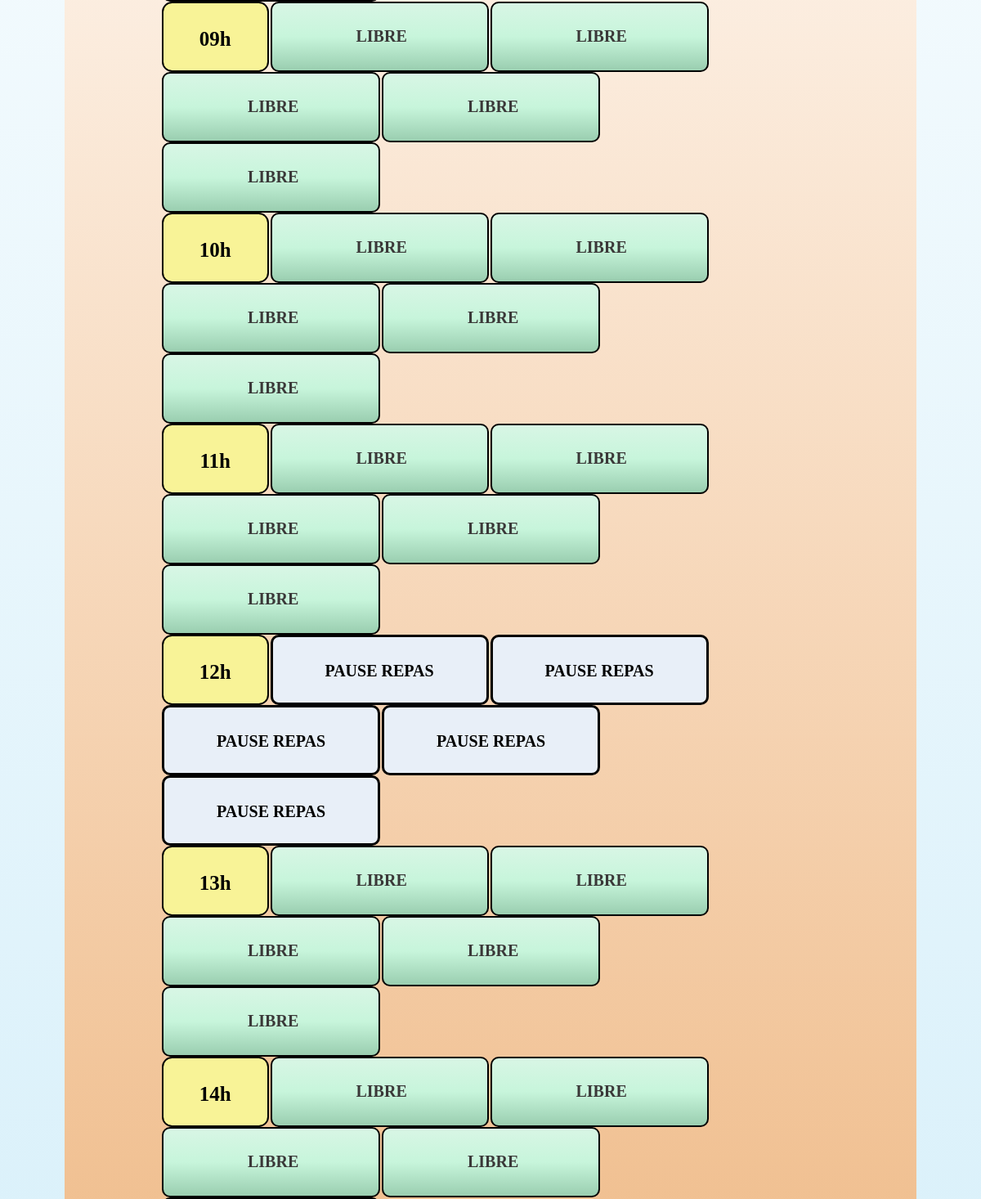
Before: /planning.php (middle part) with the older database file.
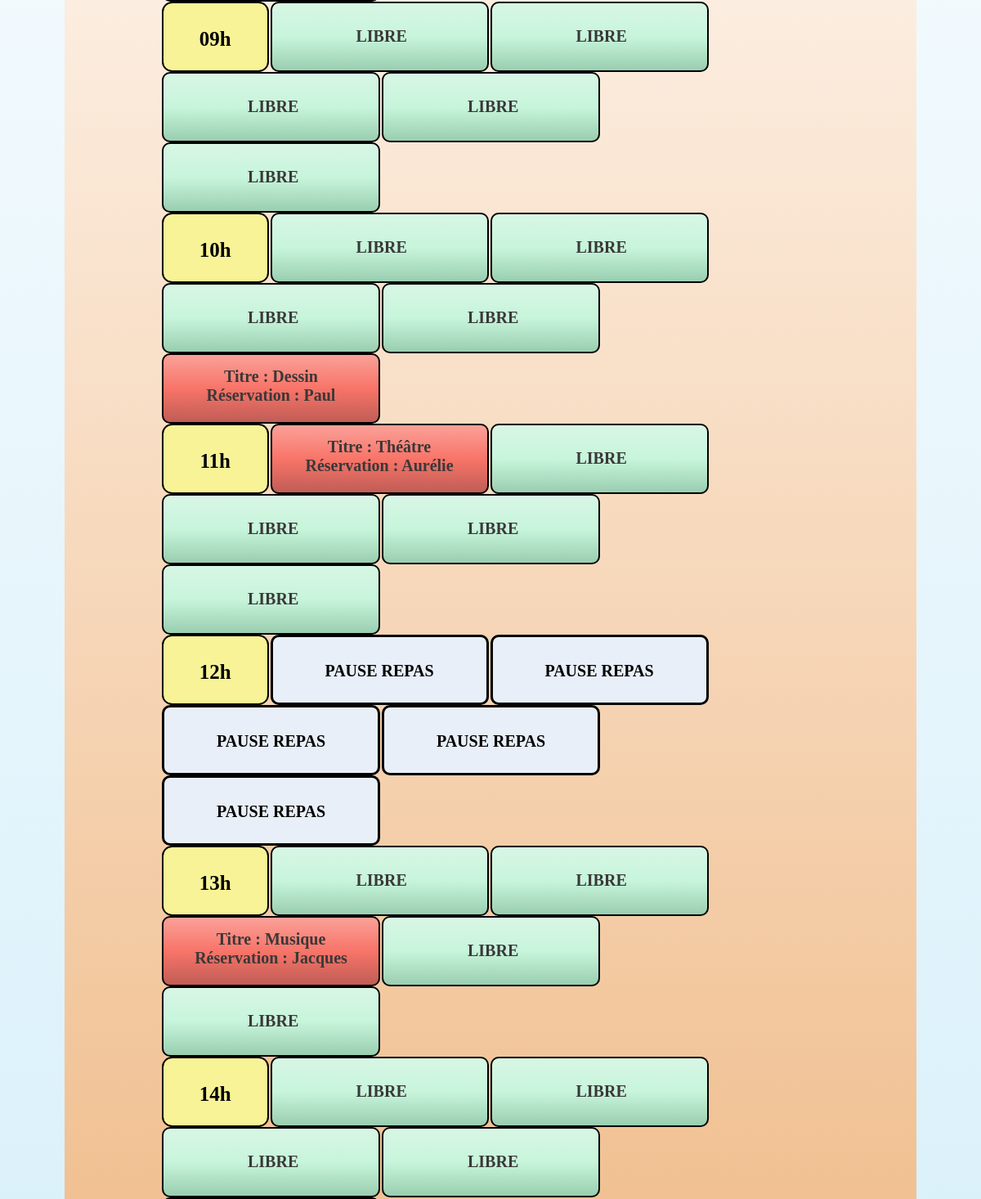
After: the same page with the newer database file.
### tables this page shows
CREATE TABLE IF NOT EXISTS `reservations` (
  `id` int(11) NOT NULL AUTO_INCREMENT,
  `titre` varchar(255) NOT NULL,
  `description` text NOT NULL,
  `debut` datetime NOT NULL,
  `fin` datetime NOT NULL,
  `id_utilisateur` int(11) NOT NULL,
  PRIMARY KEY (`id`)
);

### planning.php (the view, shortened to what this page needs)
<html>
<head>
    <link rel="stylesheet" href="planning.css">
</head>
<?php
function planning()
{
            $tabdate=array('l','Mon','Tue','Wed','Thu','Fri');
            $tabheure=array('08','09',10,11,12,13,14,15,16,17,18);
            $h=0;
            $j=0;
            while($j<count($tabheure))
            {
                   echo" <tr>";
                    foreach($tabdate as $jour)
                    {
                        $aaa=$jour.$tabheure[$h];
                            $connexion = mysqli_connect("localhost","root","","reservationsalles");
                            $requete="SELECT id,titre,description,debut FROM reservations";
                            $query=mysqli_query($connexion,$requete);
                            $resultat=mysqli_fetch_all($query);
                            $k=0;
                            $l=$jour;
                            while($k<count($resultat))
                            {
                                $jour = $resultat[$k][3][8].$resultat[$k][3][9];
                                $annee = $resultat[$k][3][0].$resultat[$k][3][1].$resultat[$k][3][2].$resultat[$k][3][3];
                                $mois =$resultat[$k][3][5].$resultat[$k][3][6];
                                $heure=$resultat[$k][3][11].$resultat[$k][3][12];
                                $ttt=$resultat[$k][1];
                                $ttt=ucfirst($ttt);
                                $iii=$resultat[$k][0];
                                $timestamp = mktime($heure, 0, 0, $mois, $jour, $annee);
                                $bbb=date('DH', $timestamp);
                                ++$k;
                                if($aaa==$bbb)
                                {
                                    $requete1="SELECT login FROM utilisateurs INNER JOIN reservations ON utilisateurs.id = reservations.id_utilisateur WHERE reservations.id='".$iii."' ";
                                    $query1=mysqli_query($connexion,$requete1);
                                    $resultat1=mysqli_fetch_row($query1);
                                    $nnn=$resultat1[0];
                                    $nnn=ucfirst($nnn);
                                    $id = $iii;
                                    if($nnn!=NULL)
                                    {
                                        echo "<td id='planningtab3'>"."<a class='col' href='reservation.php?id=".$id."'>"."Titre : ".$ttt.'<br/>'."Réservation : ".$nnn."</a>"."<td/>";
                                        break;
                                    }
                                }
                            }
                            if($aaa=='Mon12' or $aaa=='Tue12' or $aaa=='Wed12' or $aaa=='Thu12' or $aaa=='Fri12')
                            {
                                echo '<td id="planningtab4">'.'PAUSE REPAS'.'<td/>';
                            }
                            elseif($aaa!=$bbb)
                            {    $aaa=$tabheure[$h];
                                if($l!="l")
                                {
                                echo '<td id="planningtab">'.'<a href="reservation-form.php">'.' LIBRE'.'</a>'.'<td/>';
                                }
                                else
                                {
                                    echo '<td id="planningtab2">'.$aaa.'h'.'<td/>';
                                }
                            }
                            echo"</td>";
                    }
                ++$h;
                ++$j;
                echo '<br/>';
            }
}
?>
<body>
<div id="page">
    <div id="content">
        <table>
            <tbody>
                <?php planning();
        ?>
            </tbody>
        </table>
    </div>
</div>
</body>
</html>

### planning.css (style rules this page uses)
body { background:linear-gradient( rgba(255, 255, 255, 0.993),rgb(201, 234, 248)); margin: 0px; }
table { border: 3px ; text-align: center; font-weight: bold; font-size:20px; display: flex; flex-wrap: wrap; border-radius: 2em; background:linear-gradient(white, rgba(235, 145, 60, 0.855)) ; padding:0px 2%; margin: 0px 79px; }
#page { min-height:100vh; display:flex; flex-direction:column; }
#content { flex-grow:1; }
tr { margin: 0px 95px; text-align: center; font-weight: bold; font-size:20px; display: flex; flex-wrap: wrap; }
#planningtab { padding: 29px 129px 0px 103px; width: 31px; height: 53px; border: 2px black solid; background:linear-gradient(rgb(216, 246, 229),rgb(199, 245, 219),rgb(154, 206, 176)) ; border-radius: 0.5em; }
#planningtab4 { padding-top:30px; width: 259px; height: 49px; border: 3px black solid; background-color: rgb(232, 239, 248); border-radius: 0.5em; }
#planningtab2 { width: 124.5px; padding-top:30px; border: 2.5px black solid; background-color: rgb(248, 243, 151); font-size:25px; text-align: center; font-weight: bold; border-radius: 0.5em; }
#planningtab3 { padding-top:15px; width: 261px; height: 66px; border: 2px black solid; background:linear-gradient(rgb(250, 161, 153),rgb(248, 116, 104),rgb(192, 93, 86)) ; border-radius: 0.5em; }
.col { color:white; }
a:link { text-decoration: none; color:rgb(58, 56, 56); }

Changed rows visible on the page:
added reservations: titre "Dessin", nnn "Paul"
added reservations: titre "Théâtre", nnn "Aurélie"
added reservations: titre "Musique", nnn "Jacques"
Other visible differences:
list line gone: "LIBRE"
